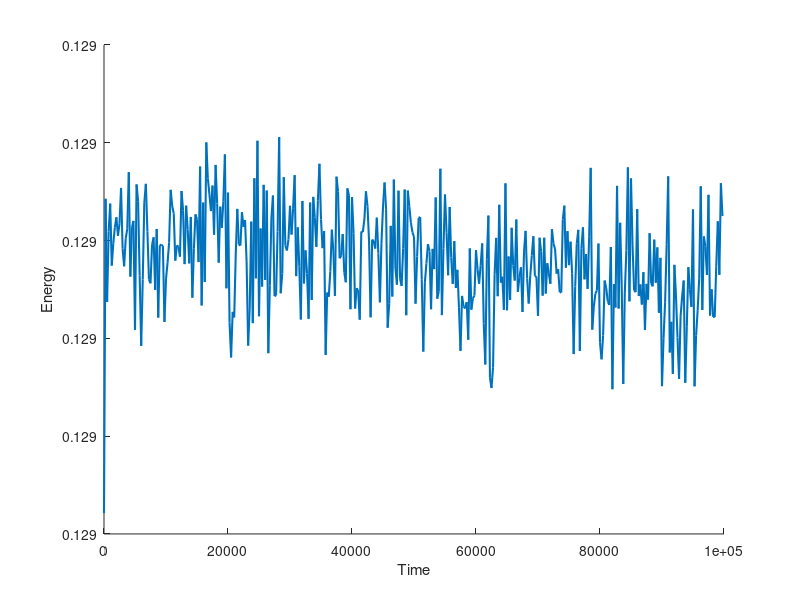

MATLAB code to generate this figure:
clear all, close all, clc

energy = importdata('Energy.dat');


hold on

% plot(energy(:,1), energy(:,2), 'linewidth', 1.5);
% plot(energy(:,1), energy(:,3), 'linewidth', 1.5);
plot(energy(:,1), energy(:,4), 'linewidth', 1.5);
% 
% hold off
xlabel('Time');
ylabel('Energy');

% legend('PE', 'KE', 'TE');